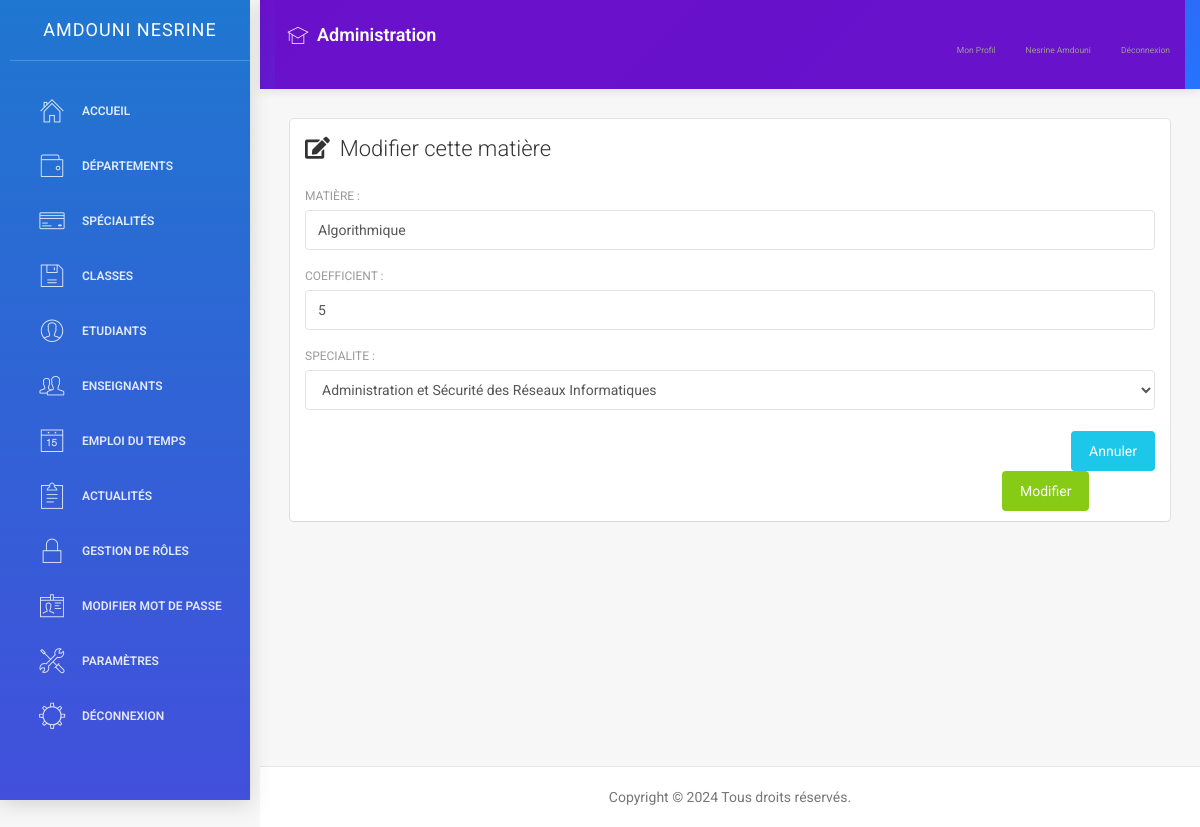
The app's page /modifier_matière.php?id=3 (signed in) with its own data.
### tables this page shows
CREATE TABLE `accounts` (
  `id` int(11)  AUTO_INCREMENT PRIMARY KEY,
  `cin` int(11) DEFAULT NULL,
  `email` varchar(255) DEFAULT NULL,
  `mot_de_passe` varchar(255) DEFAULT NULL,
  `date_de_creation` date DEFAULT NULL,
  `role` text DEFAULT NULL,
  `nom` text DEFAULT NULL,
  `prenom` text DEFAULT NULL,
  `image` varchar(255) DEFAULT NULL,
  `classe` text DEFAULT NULL,
  `date_naissance` date DEFAULT NULL,
  `adresse` text DEFAULT NULL,
  `numero_telephone` int(11) DEFAULT NULL
);

### modifier_matière.php (the view, shortened to what this page needs)
<?php
include('connexion.php');
$sql_specialites = "SELECT id, nom_specialite FROM specialite";
$result_specialites = $conn->query($sql_specialites);
$libelle = "";
$coefficient = "";
$specialite = "";
if ($_SERVER["REQUEST_METHOD"] == "GET" && isset($_GET['id'])) {
    $id_matiere = $_GET['id'];
    $sql_select = "SELECT * FROM matière WHERE id = $id_matiere";
    $result = $conn->query($sql_select);
    if ($result->num_rows > 0) {
        $row = $result->fetch_assoc();
        $libelle = $row['libelle'];
        $coefficient = $row['coefficient'];
        $specialite = $row['specialite'];
    } else {
    }
} else {
}
?>
<!doctype html>
<html lang="en">
<head>
</head>
<body>
    <div class="wrapper">
        <?php include('sidenav.php'); ?>
        <div class="main-panel">
            <?php include('navtop.php'); ?>
            <div class="content">
                <div class="container-fluid">
                    <div class="row">
                        <div class="col-md-12">
                            <div class="card">
                                <div class="header">
                                    <h4 class="title"><i class="fas fa-edit" style="margin-right: 10px;"></i>Modifier cette matière</h4>
                                </div>
                                <div class="content">
                                    <form method="post" action="<?php echo $_SERVER['PHP_SELF']; ?>">
                                        <div class="row">
                                            <div class="col-md-12">
                                                <div class="form-group">
                                                    <label for="libelle">Matière :</label>
                                                    <input type="text" class="form-control" name="nouveau_libelle" id="libelle" value="<?php echo htmlspecialchars($libelle, ENT_QUOTES); ?>" required>
                                                </div>
                                                <div class="form-group">
                                                    <label for="coefficient">Coefficient :</label>
                                                    <input type="text" class="form-control" name="nouveau_coefficient" id="coefficient" value="<?php echo htmlspecialchars($coefficient, ENT_QUOTES); ?>" required>
                                                </div>
                                                <div class="form-group">
                                                    <label for="specialite">Specialite :</label>
                                                    <select class="form-control" name="nouvelle_specialite" id="specialite" required>
                                                        <?php
                                                        while ($row = $result_specialites->fetch_assoc()) {
                                                            $selected = ($specialite == $row['nom_specialite']) ? "selected" : "";
                                                            echo "<option value='" . $row['nom_specialite'] . "' $selected>" . $row['nom_specialite'] . "</option>";
                                                        }
                                                        ?>
                                                    </select>
                                                </div>
                                            </div>
                                        </div>
                                        <div>
                                            <a href="matières.php" class="btn btn-info btn-fill pull-right">Annuler</a>
                                            <button type="submit" class="btn btn-success btn-fill" style="margin-left: 82%;">Modifier</button>
                                        </div>
                                    </form>
                                </div>
                            </div>
                        </div>
                    </div>
                </div>
            </div>
            <?php include('footer.php'); ?>
        </div>
    </div>
</body>
</html>

### sidenav.php (shortened to what this page needs)
<?php
include('connexion.php');
$current_page = basename($_SERVER['PHP_SELF']);
$is_departement_page = strpos($current_page, 'département') !== false;
$is_specialite_page = strpos($current_page, 'spécialité') !== false;
$is_classe_page = strpos($current_page, 'classe') !== false;
$is_etudiant_page = strpos($current_page, 'étudiant') !== false;
$is_role_page = strpos($current_page, 'role') !== false;
$is_enseignant_page = strpos($current_page, 'enseignant') !== false;
$is_actualite_page = strpos($current_page, 'actualité') !== false;
$is_parametre_page = strpos($current_page, 'paramètre') !== false;
$is_liste_etudiants_page = $current_page === 'liste_etudiants.php';
$email = $_SESSION['email'];
$sql_fetch_user = "SELECT * FROM accounts WHERE email='$email'";
$result_user = $conn->query($sql_fetch_user);
if ($result_user->num_rows > 0) {
    $row = $result_user->fetch_assoc();
    $role = $row['role'];
    $nom = $row['nom'];
    $prenom = $row['prenom'];
}
?>
<div class="sidebar" data-color="blue">
    <div class="sidebar-wrapper">
        <div class="logo">
            <a href="#" class="simple-text">
                <?php echo htmlspecialchars($nom . ' ' . $prenom); ?>
            </a>
        </div>
        <ul class="nav">
            <?php if ($role === 'admin'): ?>
                <li <?php echo ($current_page == 'dashboard.php') ? 'class="active"' : ''; ?>>
                    <a href="dashboard.php">
                        <i class="pe-7s-home"></i>
                        <p>Accueil</p>
                    </a>
                </li>
                <li <?php echo $is_departement_page ? 'class="active"' : ''; ?>>
                    <a href="départements.php">
                        <i class="pe-7s-wallet"></i>
                        <p>Départements</p>
                    </a>
                </li>
                <li <?php echo $is_specialite_page ? 'class="active"' : ''; ?>>
                    <a href="spécialités.php">
                        <i class="pe-7s-credit"></i>
                        <p>Spécialités</p>
                    </a>
                </li>
                <li <?php echo $is_classe_page ? 'class="active"' : ''; ?>>
                    <a href="classes.php">
                        <i class="pe-7s-diskette"></i>
                        <p>Classes</p>
                    </a>
                </li>
                <li <?php echo $is_etudiant_page ? 'class="active"' : ''; ?>>
                    <a href="étudiants.php">
                        <i class="pe-7s-user"></i>
                        <p>Etudiants</p>
                    </a>
                </li>
                <li <?php echo $is_enseignant_page ? 'class="active"' : ''; ?>>
                    <a href="enseignants.php">
                        <i class="pe-7s-users"></i>
                        <p>Enseignants</p>
                    </a>
                </li>
                <li <?php echo ($current_page == 'gestion_emploi.php') ? 'class="active"' : ''; ?>>
                    <a href="gestion_emploi.php">
                        <i class="pe-7s-date"></i>
                        <p>Emploi du Temps</p>
                    </a>
                </li>
                <li <?php echo $is_actualite_page ? 'class="active"' : ''; ?>>
                    <a href="actualités.php">
                        <i class="pe-7s-note2"></i>
                        <p>Actualités</p>
                    </a>
                </li>
                <li <?php echo $is_role_page ? 'class="active"' : ''; ?>>
                    <a href="roles.php">
                        <i class="pe-7s-lock"></i>
                        <p>Gestion de rôles</p>
                    </a>
                </li>
                <li <?php echo ($current_page == 'modifier_mot_de_passe.php') ? 'class="active"' : ''; ?>>
                    <a href="modifier_mot_de_passe.php">
                        <i class="pe-7s-id"></i>
                        <p>Modifier Mot de passe</p>
                    </a>
                </li>
                <li <?php echo $is_parametre_page || $is_liste_etudiants_page ? 'class="active"' : ''; ?>>
                    <a href="paramètres.php">
                        <i class="pe-7s-tools"></i>
                        <p>Paramètres</p>
                    </a>
                </li>
            <?php endif; ?>
            <li>
                <a href="logout.php">
                    <i class="pe-7s-settings"></i>
                    <p>Déconnexion</p>
                    </a>
            </li>
        </ul>
    </div>
</div>

### navtop.php (shortened to what this page needs)
<?php
include('connexion.php');
$email = $_SESSION['email'];
$sql_fetch_user = "SELECT * FROM accounts WHERE email='$email'";
$result_user = $conn->query($sql_fetch_user);
if ($result_user->num_rows > 0) {
    $row = $result_user->fetch_assoc();
    $role = $row['role'];
    $nom = $row['nom'];
    $prenom = $row['prenom'];
}
?>
<nav class="navbar navbar-default navbar-fixed">
    <div class="container-fluid">
        <div class="navbar-header">
            <a class="navbar-brand" href="#">
                <i class="pe-7s-study"></i> <?php echo $role === 'etudiant' ? 'Espace Étudiant' : ($role === 'enseignant' ? 'Espace Enseignant' : 'Administration'); ?>
            </a>
        </div>
        <div class="collapse navbar-collapse" id="navigation-example-2">
            <ul class="nav navbar-nav navbar-right">
                <li>
                    <a class="menuu" href="<?php echo $role === 'etudiant' ? 'profil_etudiant.php' : ($role === 'enseignant' ? 'profil_enseignant.php' : 'profil.php'); ?>">
                        <p>Mon Profil</p>
                    </a>
                </li>
                <li>
                    <a class="menuu" href="#">
                        <div class="user-name">
                            <p><?php echo htmlspecialchars($prenom . ' ' . $nom); ?></p>
                        </div>
                    </a>
                </li>
                <li>
                    <a class="menuu" href="logout.php">
                        <p>Déconnexion</p>
                    </a>
                </li>
            </ul>
        </div>
    </div>
</nav>

### sidenav.php (style rules this page uses)
.sidebar { background: linear-gradient(135deg, #6a11cb 0%, #2575fc 100%); box-shadow: 0 4px 20px rgba(0, 0, 0, 0.15); transition: all 0.3s ease; position: fixed; width: 250px; height: 100vh; z-index: 1000; overflow-y: auto; }
.sidebar-wrapper { padding: 0 10px; }
.logo { padding: 15px 0; margin-bottom: 15px; border-bottom: 1px solid rgba(255, 255, 255, 0.1); text-align: center; }
.logo a { color: white; font-weight: 600; font-size: 1.1rem; text-transform: uppercase; letter-spacing: 1px; display: block; text-decoration: none; }
.nav { list-style: none; padding: 0; margin-top: 15px; }
.nav li { margin-bottom: 4px; position: relative; }
.nav li a { color: rgba(255, 255, 255, 0.8); margin: 5px 10px; border-radius: 6px; padding: 10px 12px; transition: all 0.3s ease; display: flex; align-items: center; text-decoration: none; }
.nav li a i { margin-right: 10px; font-size: 1.1rem; min-width: 24px; text-align: center; }
.nav li a p { margin: 0; font-size: 0.85rem; font-weight: 400; }
[class^="pe-7s-"], [class*=" pe-7s-"] { transition: transform 0.3s ease; }

### navtop.php (style rules this page uses)
.navbar-default { background: linear-gradient(135deg, #6a11cb 0%, #2575fc 100%); border: none; box-shadow: 0 2px 10px rgba(0, 0, 0, 0.1); min-height: 60px; margin-bottom: 0; }
.navbar-default .navbar-nav > li > a { color: rgba(255, 255, 255, 0.9); font-weight: 500; padding: 20px 12px; transition: all 0.3s ease; position: relative; display: flex; align-items: center; }
.navbar-default .navbar-nav > li > a:after { content: ''; position: absolute; bottom: 0; left: 50%; width: 0; height: 3px; background: white; transition: all 0.3s ease; transform: translateX(-50%); }
.navbar-default .navbar-brand { height: 60px; padding: 20px 12px; color: white; font-weight: 600; font-size: 18px; display: flex; align-items: center; }
.navbar-default .navbar-brand i { margin-right: 8px; font-size: 22px; }
.user-name { display: flex; align-items: center; gap: 8px; }
.menuu { font-size: 18px; display: flex; align-items: center; gap: 6px; }
.menuu p { margin: 0; }
.navbar-collapse { background: rgba(106, 17, 203, 0.98); max-height: 80vh; overflow-y: auto; }

### records on screen
accounts: nom+prenom "AMDOUNI NESRINE", prenom+nom "Nesrine Amdouni"
matière: nouveau_libelle "Algorithmique", nouveau_coefficient "5"

### other values on screen
form field nouvelle_specialite "Administration et Sécurité des Réseaux Informatiques"
